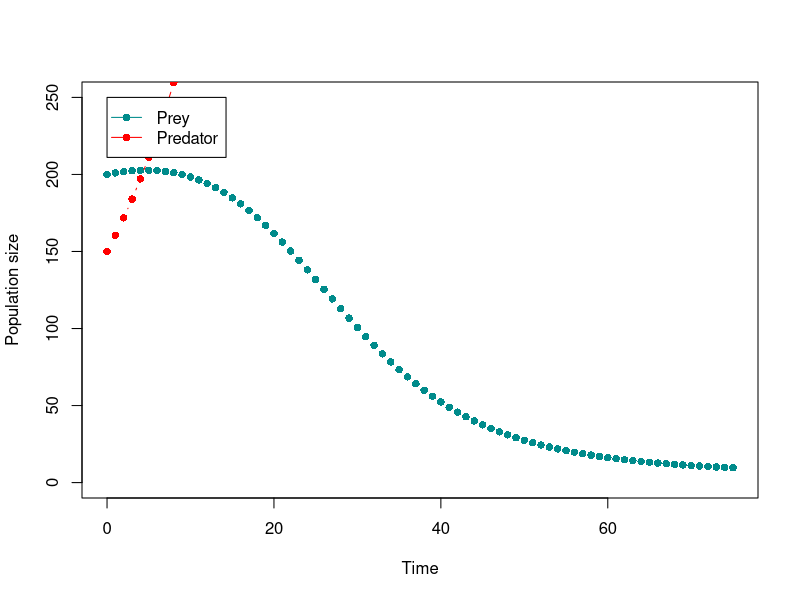
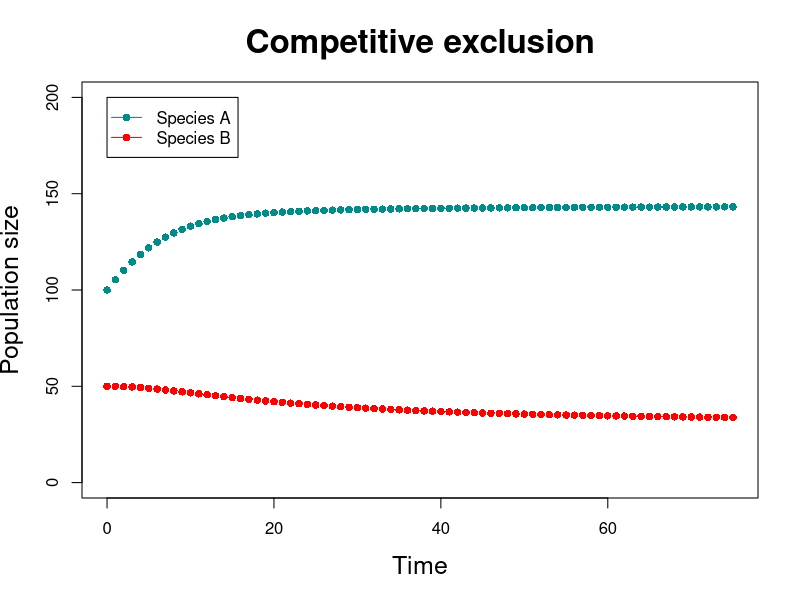
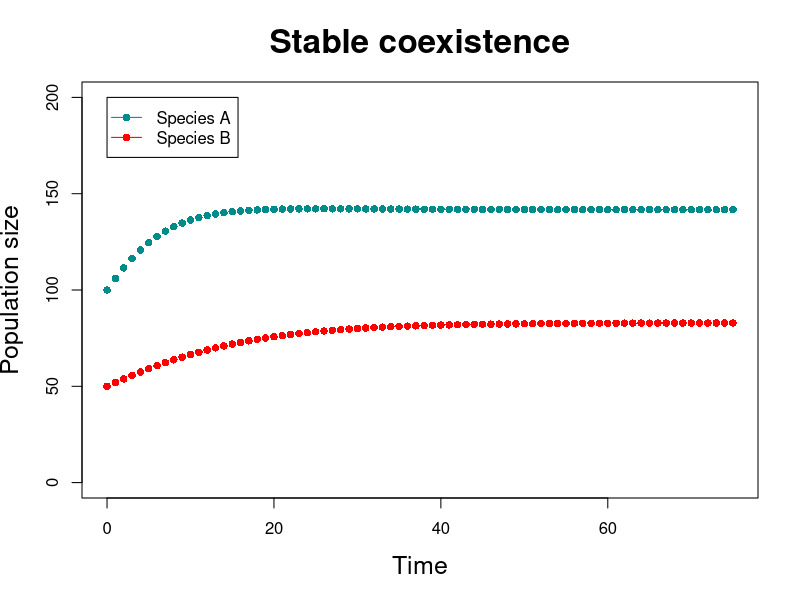

Recreate these plots in R, in order.
## ----eval=FALSE,include=FALSE-------------------------------------------------
## source("../../rnw2pdf.R")
## rnw2pdf("lecture-interspecific")
## rnw2pdf("lecture-interspecific",tangle=TRUE)


## ----predprey1,include=FALSE,echo=FALSE,fig.width=8,fig.height=6--------------
T <- 75
Nprey <- integer(T+1)
Npred <- integer(T+1)
Nprey[1] <- 200
Npred[1] <- 150
rprey <- 0.02
dprey <- 0.0001
bpred <- 0.0005
dpred <- 0.03
for(t in 1:T) {
    Nprey[t+1] <- Nprey[t] + Nprey[t]*(rprey - dprey*Npred[t])
    Npred[t+1] <- Npred[t] + Npred[t]*(bpred*Nprey[t] - dpred)
}
plot(0:T, Nprey, xlab="Time", ylab="Population size", type="b", col="cyan4",
     pch=16, ylim=c(0, 250))
lines(0:T, Npred, type="b", col="red", pch=16)
legend(0, 250, c("Prey", "Predator"), lty=1, pch=16, col=c("cyan4", "red"))


## ----compex,include=FALSE,echo=FALSE------------------------------------------
T <- 75
N.A <- integer(T+1)
N.B <- integer(T+1)
N.A[1] <- 100
N.B[1] <- 50
r.A <- 0.2
r.B <- 0.1
K.A <- 150
K.B <- 90
alpha.A <- 0.4
alpha.B <- 0.2
for(t in 1:T) {
    N.A[t+1] <- N.A[t] + r.A*N.A[t]*(K.A - N.A[t] - alpha.B*N.B[t])/K.A
    N.B[t+1] <- N.B[t] + r.B*N.B[t]*(K.B - N.B[t] - alpha.A*N.A[t])/K.B
}
plot(0:T, N.A, xlab="Time", ylab="Population size", type="b", col="cyan4",
     main="Competitive exclusion", cex.lab=1.5, cex.main=2,
     pch=16, ylim=c(0, 200))
lines(0:T, N.B, type="b", col="red", pch=16)
legend(0, 200, c("Species A", "Species B"), lty=1, pch=16, col=c("cyan4", "red"))

## ----stable,include=FALSE,echo=FALSE------------------------------------------
T <- 75
N.A <- integer(T+1)
N.B <- integer(T+1)
N.A[1] <- 100
N.B[1] <- 50
r.A <- 0.2
r.B <- 0.1
K.A <- 150
K.B <- 90
alpha.A <- 0.05
alpha.B <- 0.1
for(t in 1:T) {
    N.A[t+1] <- N.A[t] + r.A*N.A[t]*(K.A - N.A[t] - alpha.B*N.B[t])/K.A
    N.B[t+1] <- N.B[t] + r.B*N.B[t]*(K.B - N.B[t] - alpha.A*N.A[t])/K.B
}
plot(0:T, N.A, xlab="Time", ylab="Population size", type="b", col="cyan4",
     main="Stable coexistence", cex.lab=1.5, cex.main=2,
     pch=16, ylim=c(0, 200))
lines(0:T, N.B, type="b", col="red", pch=16)
legend(0, 200, c("Species A", "Species B"), lty=1, pch=16, col=c("cyan4", "red"))

